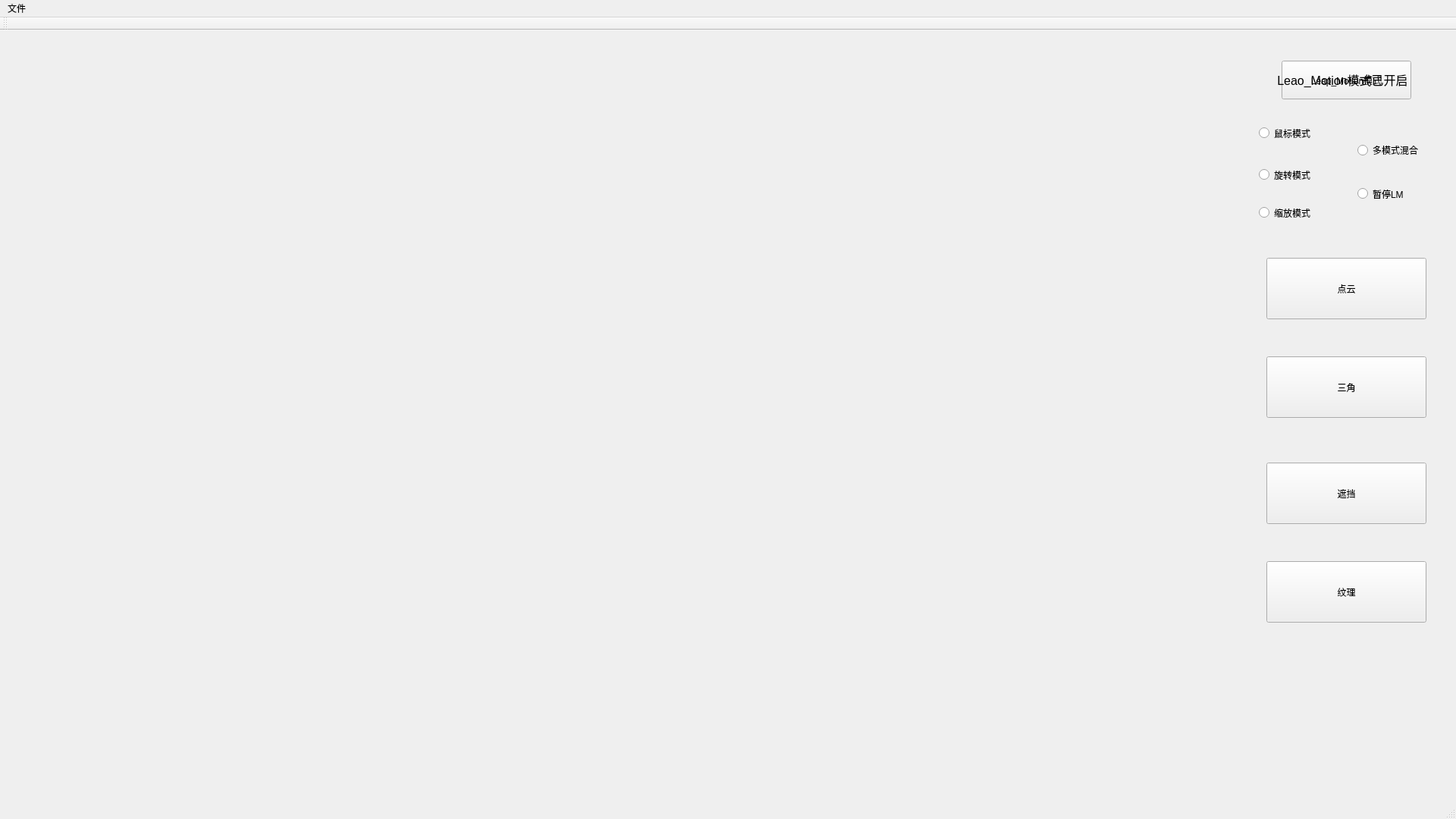
<?xml version="1.0" encoding="UTF-8"?>
<ui version="4.0">
 <class>QtVtkClass</class>
 <widget class="QMainWindow" name="QtVtkClass">
  <property name="windowModality">
   <enum>Qt::NonModal</enum>
  </property>
  <property name="enabled">
   <bool>true</bool>
  </property>
  <property name="geometry">
   <rect>
    <x>0</x>
    <y>0</y>
    <width>1920</width>
    <height>1080</height>
   </rect>
  </property>
  <property name="windowTitle">
   <string>QtVtk</string>
  </property>
  <property name="tabShape">
   <enum>QTabWidget::Triangular</enum>
  </property>
  <widget class="QWidget" name="centralWidget">
   <widget class="QVTKWidget" name="qvtkWidget">
    <property name="geometry">
     <rect>
      <x>20</x>
      <y>20</y>
      <width>1601</width>
      <height>1031</height>
     </rect>
    </property>
    <property name="tabletTracking">
     <bool>true</bool>
    </property>
   </widget>
   <widget class="QPushButton" name="pushButton_cloud">
    <property name="geometry">
     <rect>
      <x>1670</x>
      <y>300</y>
      <width>211</width>
      <height>81</height>
     </rect>
    </property>
    <property name="cursor">
     <cursorShape>PointingHandCursor</cursorShape>
    </property>
    <property name="text">
     <string>点云</string>
    </property>
    <property name="iconSize">
     <size>
      <width>20</width>
      <height>30</height>
     </size>
    </property>
    <property name="checkable">
     <bool>true</bool>
    </property>
   </widget>
   <widget class="QPushButton" name="pushButton_texture">
    <property name="geometry">
     <rect>
      <x>1670</x>
      <y>700</y>
      <width>211</width>
      <height>81</height>
     </rect>
    </property>
    <property name="cursor">
     <cursorShape>PointingHandCursor</cursorShape>
    </property>
    <property name="text">
     <string>纹理</string>
    </property>
    <property name="iconSize">
     <size>
      <width>20</width>
      <height>30</height>
     </size>
    </property>
    <property name="checkable">
     <bool>true</bool>
    </property>
   </widget>
   <widget class="QPushButton" name="pushButton_shelter">
    <property name="geometry">
     <rect>
      <x>1670</x>
      <y>570</y>
      <width>211</width>
      <height>81</height>
     </rect>
    </property>
    <property name="maximumSize">
     <size>
      <width>1920</width>
      <height>1028</height>
     </size>
    </property>
    <property name="cursor">
     <cursorShape>PointingHandCursor</cursorShape>
    </property>
    <property name="text">
     <string>遮挡</string>
    </property>
    <property name="iconSize">
     <size>
      <width>20</width>
      <height>30</height>
     </size>
    </property>
    <property name="checkable">
     <bool>true</bool>
    </property>
   </widget>
   <widget class="QPushButton" name="pushButton_line">
    <property name="geometry">
     <rect>
      <x>1670</x>
      <y>430</y>
      <width>211</width>
      <height>81</height>
     </rect>
    </property>
    <property name="cursor">
     <cursorShape>PointingHandCursor</cursorShape>
    </property>
    <property name="text">
     <string>三角</string>
    </property>
    <property name="iconSize">
     <size>
      <width>20</width>
      <height>30</height>
     </size>
    </property>
    <property name="checkable">
     <bool>true</bool>
    </property>
   </widget>
   <widget class="QPushButton" name="pushButton_LeapMotion">
    <property name="geometry">
     <rect>
      <x>1690</x>
      <y>40</y>
      <width>171</width>
      <height>51</height>
     </rect>
    </property>
    <property name="cursor">
     <cursorShape>PointingHandCursor</cursorShape>
    </property>
    <property name="mouseTracking">
     <bool>false</bool>
    </property>
    <property name="text">
     <string>Leap_Motion模式</string>
    </property>
    <property name="checkable">
     <bool>true</bool>
    </property>
   </widget>
   <widget class="QLabel" name="label">
    <property name="geometry">
     <rect>
      <x>1650</x>
      <y>40</y>
      <width>241</width>
      <height>51</height>
     </rect>
    </property>
    <property name="text">
     <string>&lt;html&gt;&lt;head/&gt;&lt;body&gt;&lt;p align=&quot;center&quot;&gt;&lt;span style=&quot; font-size:12pt;&quot;&gt;Leao_Motion模式已开启&lt;/span&gt;&lt;/p&gt;&lt;/body&gt;&lt;/html&gt;</string>
    </property>
    <property name="textFormat">
     <enum>Qt::AutoText</enum>
    </property>
   </widget>
   <widget class="QRadioButton" name="Cursor_Button">
    <property name="geometry">
     <rect>
      <x>1660</x>
      <y>120</y>
      <width>101</width>
      <height>31</height>
     </rect>
    </property>
    <property name="text">
     <string>鼠标模式</string>
    </property>
   </widget>
   <widget class="QRadioButton" name="Rotate_Button">
    <property name="geometry">
     <rect>
      <x>1660</x>
      <y>180</y>
      <width>111</width>
      <height>21</height>
     </rect>
    </property>
    <property name="cursor">
     <cursorShape>ArrowCursor</cursorShape>
    </property>
    <property name="text">
     <string>旋转模式</string>
    </property>
   </widget>
   <widget class="QRadioButton" name="Zoom_Button">
    <property name="geometry">
     <rect>
      <x>1660</x>
      <y>230</y>
      <width>111</width>
      <height>21</height>
     </rect>
    </property>
    <property name="text">
     <string>缩放模式</string>
    </property>
   </widget>
   <widget class="QRadioButton" name="Pause_Button">
    <property name="geometry">
     <rect>
      <x>1790</x>
      <y>200</y>
      <width>101</width>
      <height>31</height>
     </rect>
    </property>
    <property name="text">
     <string>暂停LM</string>
    </property>
   </widget>
   <widget class="QRadioButton" name="Mix_Button">
    <property name="geometry">
     <rect>
      <x>1790</x>
      <y>150</y>
      <width>89</width>
      <height>16</height>
     </rect>
    </property>
    <property name="text">
     <string>多模式混合</string>
    </property>
   </widget>
  </widget>
  <widget class="QMenuBar" name="menuBar">
   <property name="geometry">
    <rect>
     <x>0</x>
     <y>0</y>
     <width>1920</width>
     <height>23</height>
    </rect>
   </property>
   <widget class="QMenu" name="menu">
    <property name="title">
     <string>文件</string>
    </property>
    <addaction name="cloud_data"/>
    <addaction name="data_save"/>
   </widget>
   <addaction name="menu"/>
  </widget>
  <widget class="QToolBar" name="mainToolBar">
   <attribute name="toolBarArea">
    <enum>TopToolBarArea</enum>
   </attribute>
   <attribute name="toolBarBreak">
    <bool>false</bool>
   </attribute>
  </widget>
  <widget class="QStatusBar" name="statusBar"/>
  <action name="clouds">
   <property name="checkable">
    <bool>true</bool>
   </property>
   <property name="text">
    <string>点云</string>
   </property>
  </action>
  <action name="trips">
   <property name="text">
    <string>三角片</string>
   </property>
  </action>
  <action name="actionopen">
   <property name="text">
    <string>开启</string>
   </property>
  </action>
  <action name="actionclose">
   <property name="text">
    <string>关闭</string>
   </property>
  </action>
  <action name="texture">
   <property name="text">
    <string>纹理</string>
   </property>
  </action>
  <action name="file_read">
   <property name="text">
    <string>加载文件</string>
   </property>
  </action>
  <action name="cloud_data">
   <property name="checkable">
    <bool>false</bool>
   </property>
   <property name="enabled">
    <bool>true</bool>
   </property>
   <property name="text">
    <string>文件加载</string>
   </property>
  </action>
  <action name="data_save">
   <property name="checkable">
    <bool>false</bool>
   </property>
   <property name="text">
    <string>图像保存</string>
   </property>
  </action>
 </widget>
 <layoutdefault spacing="6" margin="11"/>
 <customwidgets>
  <customwidget>
   <class>QVTKWidget</class>
   <extends>QWidget</extends>
   <header>QVTKWidget.h</header>
  </customwidget>
 </customwidgets>
 <tabstops>
  <tabstop>pushButton_cloud</tabstop>
  <tabstop>pushButton_shelter</tabstop>
  <tabstop>pushButton_line</tabstop>
  <tabstop>pushButton_texture</tabstop>
  <tabstop>pushButton_LeapMotion</tabstop>
 </tabstops>
 <resources>
  <include location="QtVtk.qrc"/>
 </resources>
 <connections>
  <connection>
   <sender>pushButton_cloud</sender>
   <signal>clicked()</signal>
   <receiver>QtVtkClass</receiver>
   <slot>display_clouds()</slot>
   <hints>
    <hint type="sourcelabel">
     <x>1670</x>
     <y>379</y>
    </hint>
    <hint type="destinationlabel">
     <x>1727</x>
     <y>382</y>
    </hint>
   </hints>
  </connection>
  <connection>
   <sender>pushButton_line</sender>
   <signal>clicked()</signal>
   <receiver>QtVtkClass</receiver>
   <slot>display_lines()</slot>
   <hints>
    <hint type="sourcelabel">
     <x>1670</x>
     <y>505</y>
    </hint>
    <hint type="destinationlabel">
     <x>1729</x>
     <y>538</y>
    </hint>
   </hints>
  </connection>
  <connection>
   <sender>pushButton_shelter</sender>
   <signal>clicked()</signal>
   <receiver>QtVtkClass</receiver>
   <slot>display_shelter()</slot>
   <hints>
    <hint type="sourcelabel">
     <x>1670</x>
     <y>645</y>
    </hint>
    <hint type="destinationlabel">
     <x>1706</x>
     <y>676</y>
    </hint>
   </hints>
  </connection>
  <connection>
   <sender>pushButton_texture</sender>
   <signal>clicked()</signal>
   <receiver>QtVtkClass</receiver>
   <slot>display_texture()</slot>
   <hints>
    <hint type="sourcelabel">
     <x>1740</x>
     <y>783</y>
    </hint>
    <hint type="destinationlabel">
     <x>1703</x>
     <y>812</y>
    </hint>
   </hints>
  </connection>
  <connection>
   <sender>pushButton_LeapMotion</sender>
   <signal>clicked()</signal>
   <receiver>QtVtkClass</receiver>
   <slot>LM()</slot>
   <hints>
    <hint type="sourcelabel">
     <x>1760</x>
     <y>125</y>
    </hint>
    <hint type="destinationlabel">
     <x>1813</x>
     <y>167</y>
    </hint>
   </hints>
  </connection>
  <connection>
   <sender>Cursor_Button</sender>
   <signal>clicked()</signal>
   <receiver>QtVtkClass</receiver>
   <slot>Pattern_Select()</slot>
   <hints>
    <hint type="sourcelabel">
     <x>1734</x>
     <y>175</y>
    </hint>
    <hint type="destinationlabel">
     <x>1665</x>
     <y>155</y>
    </hint>
   </hints>
  </connection>
  <connection>
   <sender>Rotate_Button</sender>
   <signal>clicked()</signal>
   <receiver>QtVtkClass</receiver>
   <slot>Pattern_Select()</slot>
   <hints>
    <hint type="sourcelabel">
     <x>1684</x>
     <y>235</y>
    </hint>
    <hint type="destinationlabel">
     <x>1661</x>
     <y>196</y>
    </hint>
   </hints>
  </connection>
  <connection>
   <sender>Zoom_Button</sender>
   <signal>clicked()</signal>
   <receiver>QtVtkClass</receiver>
   <slot>Pattern_Select()</slot>
   <hints>
    <hint type="sourcelabel">
     <x>1688</x>
     <y>285</y>
    </hint>
    <hint type="destinationlabel">
     <x>1662</x>
     <y>233</y>
    </hint>
   </hints>
  </connection>
  <connection>
   <sender>Pause_Button</sender>
   <signal>clicked()</signal>
   <receiver>QtVtkClass</receiver>
   <slot>Pattern_Select()</slot>
   <hints>
    <hint type="sourcelabel">
     <x>1810</x>
     <y>265</y>
    </hint>
    <hint type="destinationlabel">
     <x>1669</x>
     <y>271</y>
    </hint>
   </hints>
  </connection>
  <connection>
   <sender>Mix_Button</sender>
   <signal>clicked()</signal>
   <receiver>QtVtkClass</receiver>
   <slot>Pattern_Select()</slot>
   <hints>
    <hint type="sourcelabel">
     <x>1847</x>
     <y>191</y>
    </hint>
    <hint type="destinationlabel">
     <x>1887</x>
     <y>151</y>
    </hint>
   </hints>
  </connection>
  <connection>
   <sender>menuBar</sender>
   <signal>triggered(QAction*)</signal>
   <receiver>QtVtkClass</receiver>
   <slot>Menu_Action(QAction*)</slot>
   <hints>
    <hint type="sourcelabel">
     <x>11</x>
     <y>8</y>
    </hint>
    <hint type="destinationlabel">
     <x>12</x>
     <y>38</y>
    </hint>
   </hints>
  </connection>
 </connections>
 <slots>
  <slot>display_clouds()</slot>
  <slot>display_lines()</slot>
  <slot>display_shelter()</slot>
  <slot>display_texture()</slot>
  <slot>LM()</slot>
  <slot>Pattern_Select()</slot>
  <slot>Menu_Action(QAction*)</slot>
  <slot>Menu_Action()</slot>
 </slots>
</ui>
